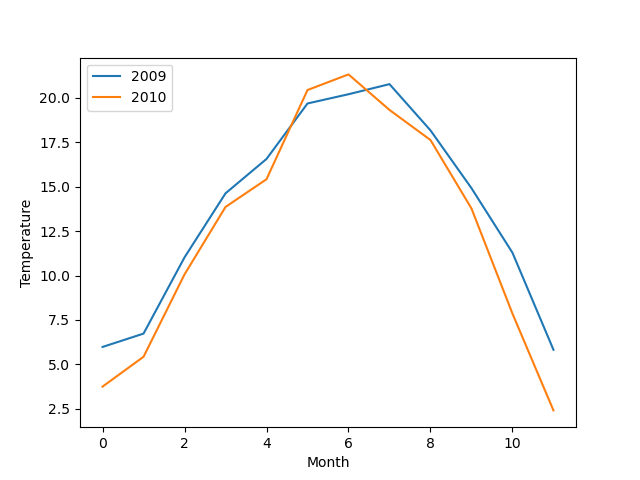

Reproduce this figure in Python.
import matplotlib.pyplot as plt
import csv

with open("2009-temp-monthly.csv") as csv_file:
    csv_reader = csv.reader(csv_file, quoting=csv.QUOTE_NONNUMERIC)
    temperature_2009 = [x[0] for x in csv_reader]

with open("2010-temp-monthly.csv") as csv_file:
    csv_reader = csv.reader(csv_file, quoting=csv.QUOTE_NONNUMERIC)
    temperature_2010 = [x[0] for x in csv_reader]

months = range(12)

plt.xlabel("Month")
plt.ylabel("Temperature")

plt.plot(months, temperature_2009, label="2009")
plt.plot(months, temperature_2010, label="2010")
plt.legend(loc="upper left")
plt.savefig("2year-lineplot-monthly-temperatures.png")
plt.show()
